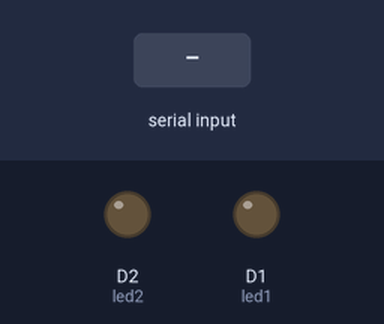
The sketch below on a simulated ESP8266 (NodeMCU). Shown: output pins drawn as LEDs (lit = HIGH). The inputs (shaded band) are chosen by the test bench.

Above: at 1.2 s.
1.3 s: "1" received over Serial
At 1.6 s:
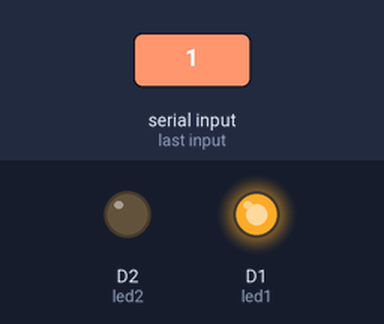
3.8 s: "2" received over Serial
At 4.6 s:
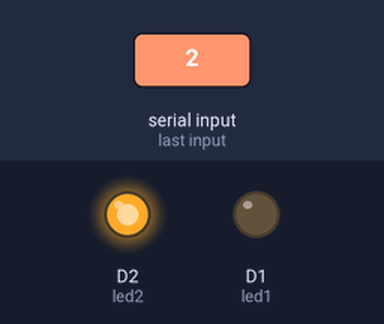
Timing chart, 0 to 6.8 s (numbered marks = the images above; inputs shaded):
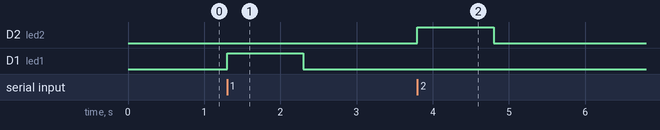

Measured:
- after the input at 1.3 s, D1 (led1): LOW → HIGH at once, → LOW 1.0 s later
- after the input at 3.8 s, D2 (led2): LOW → HIGH at once, → LOW 1.0 s later

The sketch:

LED_Control_ESP8266.ino
```cpp
int led1 = D1;  // GPIO pin for LED 1
int led2 = D2;  // GPIO pin for LED 2

void setup() {
  Serial.begin(9600);  // Start serial communication
  pinMode(led1, OUTPUT);  // Set LED 1 pin as output
  pinMode(led2, OUTPUT);  // Set LED 2 pin as output
}

void loop() {
  if (Serial.available() > 0) {
    char command = Serial.read();  // Read the command from Serial

    if (command == '1') {
      digitalWrite(led1, HIGH);  // Turn on LED 1
      delay(1000);               // Keep it on for 1 second
      digitalWrite(led1, LOW);   // Turn off LED 1
    }
    else if (command == '2') {
      digitalWrite(led2, HIGH);  // Turn on LED 2
      delay(1000);               // Keep it on for 1 second
      digitalWrite(led2, LOW);   // Turn off LED 2
    }
  }
}
```
